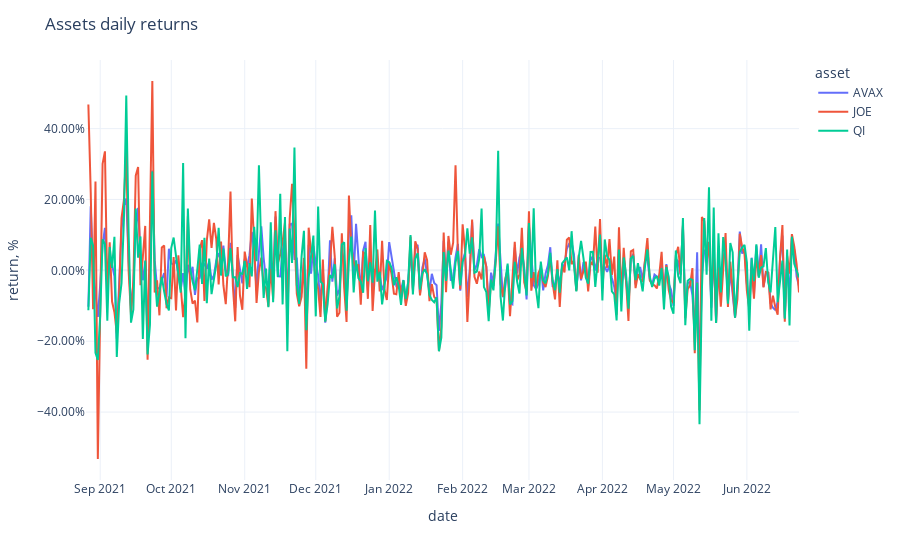

Notebook source saved alongside this figure:
### Code cell
fig = px.line(prices_data.pct_change(),
       labels={'variable': 'asset', 'value': 'return, %'})
fig.update_traces(
    hovertemplate="%{y}"
)
fig.update_yaxes(
    tickformat=".2%",
)
fig.update_xaxes(
    showspikes=True,
    spikethickness=2,
    spikedash="dot",
    spikecolor="#999999",
    spikemode="across",
)
fig.update_layout(
    hovermode="x",
    template='plotly_white',
    title='Assets daily returns'
)
fig.show()

### Figure 1 — Plotly figure (JSON) as saved in the notebook; plotly's stock layout.template omitted (floating-point values rounded to 4 significant figures; data arrays with more than 128 entries replaced by an {"elided": "..."} marker saying what was removed)
{"data": [{"hovertemplate": "%{y}", "legendgroup": "AVAX", "line": {"color": "#636efa", "dash": "solid"}, "marker": {"symbol": "circle"}, "mode": "lines", "name": "AVAX", "orientation": "v", "showlegend": true, "type": "scatter", "x": {"elided": "302 str values"}, "xaxis": "x", "y": {"elided": "302 float values"}, "yaxis": "y"}, {"hovertemplate": "%{y}", "legendgroup": "JOE", "line": {"color": "#EF553B", "dash": "solid"}, "marker": {"symbol": "circle"}, "mode": "lines", "name": "JOE", "orientation": "v", "showlegend": true, "type": "scatter", "x": {"elided": "302 str values"}, "xaxis": "x", "y": {"elided": "302 float values"}, "yaxis": "y"}, {"hovertemplate": "%{y}", "legendgroup": "QI", "line": {"color": "#00cc96", "dash": "solid"}, "marker": {"symbol": "circle"}, "mode": "lines", "name": "QI", "orientation": "v", "showlegend": true, "type": "scatter", "x": {"elided": "302 str values"}, "xaxis": "x", "y": {"elided": "302 float values"}, "yaxis": "y"}], "layout": {"autosize": true, "hovermode": "x", "legend": {"title": {"text": "asset"}, "tracegroupgap": 0}, "margin": {"t": 60}, "title": {"text": "Assets daily returns"}, "xaxis": {"anchor": "y", "autorange": true, "domain": [0, 1], "range": ["2021-08-26", "2022-06-23"], "showspikes": true, "spikecolor": "#999999", "spikedash": "dot", "spikemode": "across", "spikethickness": 2, "title": {"text": "date"}, "type": "date"}, "yaxis": {"anchor": "x", "autorange": true, "domain": [0, 1], "range": [-0.5916, 0.5937], "tickformat": ".2%", "title": {"text": "return, %"}, "type": "linear"}}}
